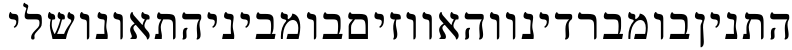
#> input picture lab7/mphrase.bmp, 1584 x 100 px, given in place of ג.bmp, which was not available (shown at 1/2 size); the run also reads 1 picture not shown here
$ python main.py
#> lines starting #> are read from the running program, lines starting #| are printed output that depends on the picture; after the words box and inside, x2 and y2 are one past the last pixel; in counts of white or black regions, pixels touching at a corner belong together; pictures that were not available may be replaced by others from this repository, and a replacement may not be noted
import os
from pathlib import Path
import numpy as np
from PIL import Image, ImageDraw
import json

# [6 lines left out: function tupling, not called in this run]


SRC_PATH     = Path("parse.png")
ALPHABET_DIR = Path("alphabet")
DST_DIR      = Path("pictures_results")
PHRASE_GT    = "אני אוהב אותך".replace(" ", "")
SIZE         = (64, 64)
PHRASE_GT = PHRASE_GT[::-1]
ALPHABET = list("גדהוזחטיכךלמםנןסעפףצץקרשתﭏ")

os.makedirs(DST_DIR, exist_ok=True)


def to_binary(img_or_path) -> np.ndarray:
    """Возвращает бинарное изображение 0/1 (1 — чёрный)."""
    img = Image.open(img_or_path) if isinstance(img_or_path, (str, Path)) else img_or_path
#> img is the input picture: PIL image 1584x100 RGBA; mean R, G, B, A 216.9, 216.9, 216.9, 255
    img = img.convert("L")  # градации серого
#> img: PIL image 1584x100 L
    arr = np.array(img)
    return (arr < 128).astype(np.uint8)
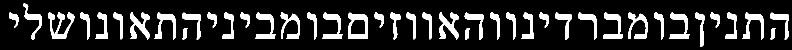
#> returned value: shape (100, 1584) (shown at 1/2 size); values 0 (black) and 1 (white), 14.9% white; 41 white regions, largest, box (x1, y1, x2, y2) and area: (96, 24, 149, 78) 1134, (696, 25, 736, 78) 1102, (260, 24, 299, 79) 1038


def normalize_bin(arr: np.ndarray, size: tuple[int, int] = SIZE) -> np.ndarray:
    """Плотно обрезает символ, центрирует на квадратном холсте, масштабирует."""
#> called with size = (64, 64)
    ys, xs = np.nonzero(arr)
    if ys.size == 0:
        return np.zeros(size, dtype=np.uint8)
    y0, y1 = ys.min(), ys.max()
#> y0 = 6; y1 = 93
    x0, x1 = xs.min(), xs.max()
#> x0 = 18; x1 = 1577
    crop = arr[y0:y1 + 1, x0:x1 + 1]
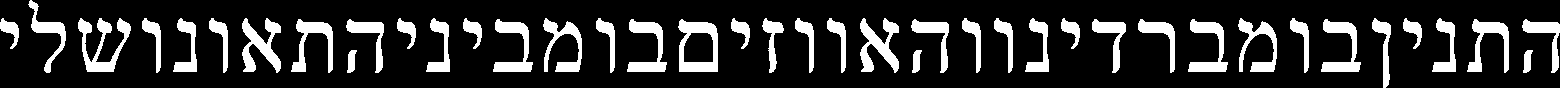
#> crop: shape (88, 1560); values 0 (black) and 1 (white), 17.2% white; 41 white regions, largest, box (x1, y1, x2, y2) and area: (78, 18, 131, 72) 1134, (678, 19, 718, 72) 1102, (242, 18, 281, 73) 1038

    h, w = crop.shape
#> h = 88; w = 1560
    side = max(h, w)
#> side = 1560
    canvas = np.zeros((side, side), dtype=np.uint8)
    y_off = (side - h) // 2
#> y_off = 736
    x_off = (side - w) // 2
#> x_off = 0
    canvas[y_off:y_off + h, x_off:x_off + w] = crop
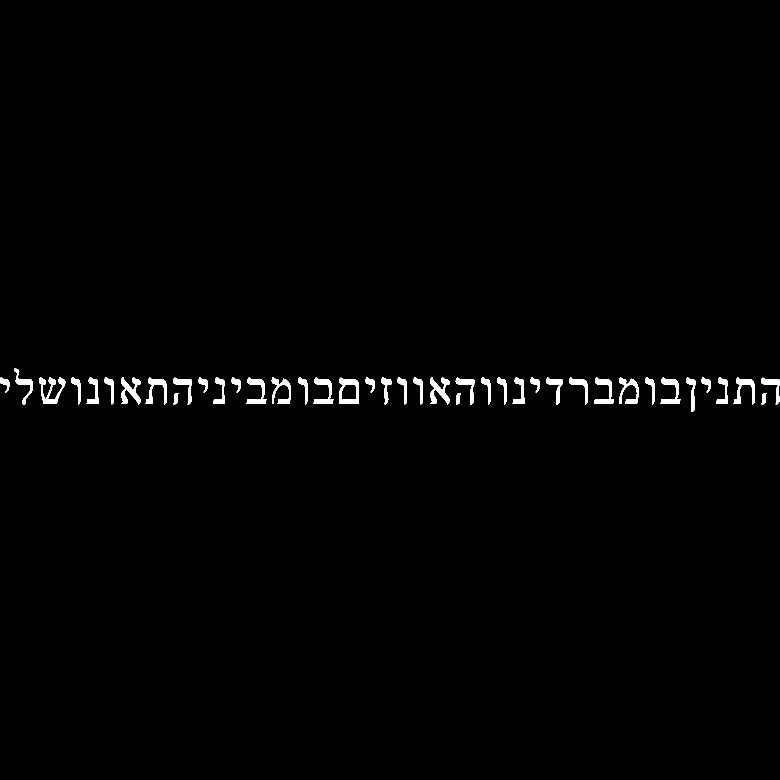
#> canvas: shape (1560, 1560) (shown at 1/2 size); values 0 (black) and 1 (white), 0.97% white; 41 white regions, largest, box (x1, y1, x2, y2) and area: (78, 754, 131, 808) 1134, (678, 755, 718, 808) 1102, (242, 754, 281, 809) 1038

    pil = Image.fromarray(canvas * 255)  # обратно 0/255
    pil = pil.resize(size, Image.NEAREST)
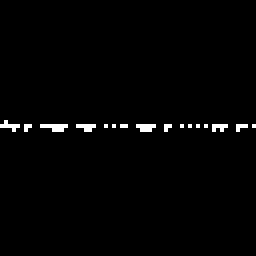
#> pil: PIL image 64x64 L (shown 4 times larger); 1.4% white in thin lines or dots, all inside (x1, y1, x2, y2) = (0, 30, 64, 33)
    res = np.array(pil)
    return (res < 128).astype(np.uint8)


# [53 lines left out: functions segment_by_profiles, split_wide_boxes, gap_is_space, not called in this run]


def load_templates():
    tpls = []
    for ch in ALPHABET:
        path = ALPHABET_DIR / f"{ch}.bmp"
        bin_img = to_binary(path)
        tpl = normalize_bin(bin_img).astype(bool)
        tpls.append(tpl)
    return np.stack(tpls, axis=0), ALPHABET


# [40 lines left out: functions compute_iou_batch, recognise_image, accuracy, not called in this run]


def main():
    print("[1] Загрузка шаблонов…")
    tpl_stack, keys = load_templates()

    print("[2] Сегментация и распознавание…")
    recog, boxes, chances = recognise_image(SRC_PATH, tpl_stack, keys)
    recog = recog.replace(' ', '')
    errs, pct = accuracy(recog, PHRASE_GT)

    print(f"\nРаспознано : {recog}")
    print(f"Эталон     : {PHRASE_GT}")
    print(f"Ошибок     : {errs}/{len(PHRASE_GT)}  |  Точность: {pct:.2f}%")

    img = Image.open(SRC_PATH).convert("RGB")
    draw = ImageDraw.Draw(img)
    for box in boxes:
        draw.rectangle([(box[0], box[1]), (box[2], box[3])], outline="red", width=1)
    img.save(DST_DIR / "phrase_boxes_fixed.bmp")
    hyp_path = DST_DIR / "best_hypotheses.txt"
    with hyp_path.open("w", encoding="utf-8") as f:
        f.write("Выводится массив гипотез по возрастанию\n\n")
        for chance in chances:
            f.write("[")
            for char, score in chance:
                f.write(f"({score:.16f}, {char}), ")
            f.write("]\n")


if __name__ == "__main__":
#> (the run stopped early here; a loop or call above may not have finished)
